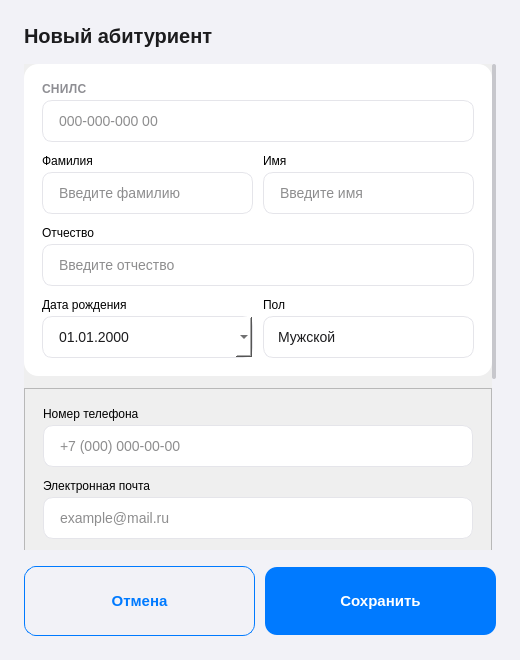
<?xml version="1.0" encoding="UTF-8"?>
<ui version="4.0">
 <class>ApplicantDialog</class>
 <widget class="QDialog" name="ApplicantDialog">
  <property name="geometry">
   <rect>
    <x>0</x>
    <y>0</y>
    <width>520</width>
    <height>660</height>
   </rect>
  </property>
  <property name="windowTitle">
   <string>Абитуриент</string>
  </property>
  <property name="styleSheet">
   <string notr="true">

QDialog {
    background-color: #F2F2F7;
}

QLabel#dialogTitle {
    font-family: -apple-system, "SF Pro Display", "Helvetica Neue", sans-serif;
    font-size: 20px;
    font-weight: 700;
    color: #1C1C1E;
}

QLabel#fieldLabel {
    font-family: -apple-system, "SF Pro Text", "Helvetica Neue", sans-serif;
    font-size: 12px;
    font-weight: 600;
    color: #8E8E93;
    letter-spacing: 0.3px;
}

QLineEdit, QDateEdit, QComboBox {
    background-color: #FFFFFF;
    border: 1px solid #E5E5EA;
    border-radius: 10px;
    padding: 10px 14px;
    font-family: -apple-system, "SF Pro Text", "Helvetica Neue", sans-serif;
    font-size: 14px;
    color: #1C1C1E;
    min-height: 20px;
}

QLineEdit:focus, QDateEdit:focus, QComboBox:focus {
    border-color: #007AFF;
}

QLineEdit::placeholder {
    color: #C7C7CC;
}

QDateEdit::up-button, QDateEdit::down-button {
    width: 0px;
}

QComboBox::drop-down {
    border: none;
    width: 24px;
}

QComboBox QAbstractItemView {
    background-color: #FFFFFF;
    border: 1px solid #E5E5EA;
    border-radius: 10px;
    selection-background-color: #EAF3FF;
    selection-color: #1C1C1E;
    font-family: -apple-system, "SF Pro Text", "Helvetica Neue", sans-serif;
    font-size: 14px;
    padding: 4px;
}

QFrame#formCard {
    background-color: #FFFFFF;
    border-radius: 14px;
    border: none;
}

QPushButton#saveBtn {
    background-color: #007AFF;
    color: #FFFFFF;
    border: none;
    border-radius: 12px;
    padding: 12px 0px;
    font-family: -apple-system, "SF Pro Text", "Helvetica Neue", sans-serif;
    font-size: 15px;
    font-weight: 600;
    min-height: 44px;
}

QPushButton#saveBtn:hover {
    background-color: #0066CC;
}

QPushButton#cancelBtn {
    background-color: transparent;
    color: #007AFF;
    border: 1px solid #007AFF;
    border-radius: 12px;
    padding: 12px 0px;
    font-family: -apple-system, "SF Pro Text", "Helvetica Neue", sans-serif;
    font-size: 15px;
    font-weight: 500;
    min-height: 44px;
}

QPushButton#cancelBtn:hover {
    background-color: #F0F7FF;
}

QScrollArea {
    border: none;
    background-color: transparent;
}

QScrollBar:vertical {
    background: transparent;
    width: 4px;
}

QScrollBar::handle:vertical {
    background: #C7C7CC;
    border-radius: 2px;
}

QScrollBar::add-line:vertical, QScrollBar::sub-line:vertical {
    height: 0px;
}
   </string>
  </property>

  <layout class="QVBoxLayout" name="dialogLayout">
   <property name="spacing"><number>16</number></property>
   <property name="leftMargin"><number>24</number></property>
     <property name="topMargin"><number>24</number></property>
     <property name="rightMargin"><number>24</number></property>
     <property name="bottomMargin"><number>24</number></property>

   <!-- Title -->
   <item>
    <widget class="QLabel" name="dialogTitle">
     <property name="text"><string>Новый абитуриент</string></property>
    </widget>
   </item>

   <!-- Scroll Area -->
   <item>
    <widget class="QScrollArea" name="scrollArea">
     <property name="widgetResizable"><bool>true</bool></property>
     <property name="horizontalScrollBarPolicy">
      <enum>Qt::ScrollBarAlwaysOff</enum>
     </property>
     <widget class="QWidget" name="scrollContent">
      <layout class="QVBoxLayout" name="scrollLayout">
       <property name="spacing"><number>12</number></property>
       <property name="leftMargin"><number>0</number></property>
     <property name="topMargin"><number>0</number></property>
     <property name="rightMargin"><number>0</number></property>
     <property name="bottomMargin"><number>0</number></property>

       <!-- Card: Личные данные -->
       <item>
        <widget class="QFrame" name="formCard">
         <property name="frameShape"><enum>QFrame::StyledPanel</enum></property>
         <layout class="QVBoxLayout">
          <property name="leftMargin"><number>18</number></property>
     <property name="topMargin"><number>18</number></property>
     <property name="rightMargin"><number>18</number></property>
     <property name="bottomMargin"><number>18</number></property>
          <property name="spacing"><number>12</number></property>

          <!-- СНИЛС -->
          <item>
           <layout class="QVBoxLayout">
            <property name="spacing"><number>4</number></property>
            <item>
             <widget class="QLabel" name="fieldLabel">
              <property name="text"><string>СНИЛС</string></property>
             </widget>
            </item>
            <item>
             <widget class="QLineEdit" name="editSnils">
              <property name="placeholderText"><string>000-000-000 00</string></property>
              <property name="maxLength"><number>14</number></property>
             </widget>
            </item>
           </layout>
          </item>

          <!-- Фамилия / Имя -->
          <item>
           <layout class="QHBoxLayout">
            <property name="spacing"><number>10</number></property>
            <item>
             <layout class="QVBoxLayout">
              <property name="spacing"><number>4</number></property>
              <item>
               <widget class="QLabel" name="fieldLabel">
                <property name="text"><string>Фамилия</string></property>
               </widget>
              </item>
              <item>
               <widget class="QLineEdit" name="editLastName">
                <property name="placeholderText"><string>Введите фамилию</string></property>
               </widget>
              </item>
             </layout>
            </item>
            <item>
             <layout class="QVBoxLayout">
              <property name="spacing"><number>4</number></property>
              <item>
               <widget class="QLabel" name="fieldLabel">
                <property name="text"><string>Имя</string></property>
               </widget>
              </item>
              <item>
               <widget class="QLineEdit" name="editFirstName">
                <property name="placeholderText"><string>Введите имя</string></property>
               </widget>
              </item>
             </layout>
            </item>
           </layout>
          </item>

          <!-- Отчество -->
          <item>
           <layout class="QVBoxLayout">
            <property name="spacing"><number>4</number></property>
            <item>
             <widget class="QLabel" name="fieldLabel">
              <property name="text"><string>Отчество</string></property>
             </widget>
            </item>
            <item>
             <widget class="QLineEdit" name="editMiddleName">
              <property name="placeholderText"><string>Введите отчество</string></property>
             </widget>
            </item>
           </layout>
          </item>

          <!-- Дата рождения / Пол -->
          <item>
           <layout class="QHBoxLayout">
            <property name="spacing"><number>10</number></property>
            <item>
             <layout class="QVBoxLayout">
              <property name="spacing"><number>4</number></property>
              <item>
               <widget class="QLabel" name="fieldLabel">
                <property name="text"><string>Дата рождения</string></property>
               </widget>
              </item>
              <item>
               <widget class="QDateEdit" name="editBirthDate">
                <property name="calendarPopup"><bool>true</bool></property>
                <property name="displayFormat"><string>dd.MM.yyyy</string></property>
               </widget>
              </item>
             </layout>
            </item>
            <item>
             <layout class="QVBoxLayout">
              <property name="spacing"><number>4</number></property>
              <item>
               <widget class="QLabel" name="fieldLabel">
                <property name="text"><string>Пол</string></property>
               </widget>
              </item>
              <item>
               <widget class="QComboBox" name="comboGender">
                <item><property name="text"><string>Мужской</string></property></item>
                <item><property name="text"><string>Женский</string></property></item>
               </widget>
              </item>
             </layout>
            </item>
           </layout>
          </item>

         </layout>
        </widget>
       </item>

       <!-- Card: Контакты -->
       <item>
        <widget class="QFrame" name="formCard">
         <property name="frameShape"><enum>QFrame::StyledPanel</enum></property>
         <layout class="QVBoxLayout">
          <property name="leftMargin"><number>18</number></property>
     <property name="topMargin"><number>18</number></property>
     <property name="rightMargin"><number>18</number></property>
     <property name="bottomMargin"><number>18</number></property>
          <property name="spacing"><number>12</number></property>

          <!-- Телефон -->
          <item>
           <layout class="QVBoxLayout">
            <property name="spacing"><number>4</number></property>
            <item>
             <widget class="QLabel" name="fieldLabel">
              <property name="text"><string>Номер телефона</string></property>
             </widget>
            </item>
            <item>
             <widget class="QLineEdit" name="editPhone">
              <property name="placeholderText"><string>+7 (000) 000-00-00</string></property>
             </widget>
            </item>
           </layout>
          </item>

          <!-- Email -->
          <item>
           <layout class="QVBoxLayout">
            <property name="spacing"><number>4</number></property>
            <item>
             <widget class="QLabel" name="fieldLabel">
              <property name="text"><string>Электронная почта</string></property>
             </widget>
            </item>
            <item>
             <widget class="QLineEdit" name="editEmail">
              <property name="placeholderText"><string>example@mail.ru</string></property>
             </widget>
            </item>
           </layout>
          </item>

          <!-- Адрес -->
          <item>
           <layout class="QVBoxLayout">
            <property name="spacing"><number>4</number></property>
            <item>
             <widget class="QLabel" name="fieldLabel">
              <property name="text"><string>Адрес</string></property>
             </widget>
            </item>
            <item>
             <widget class="QLineEdit" name="editAddress">
              <property name="placeholderText"><string>Город, улица, дом</string></property>
             </widget>
            </item>
           </layout>
          </item>

         </layout>
        </widget>
       </item>

       <!-- Card: Документы -->
       <item>
        <widget class="QFrame" name="formCard">
         <property name="frameShape"><enum>QFrame::StyledPanel</enum></property>
         <layout class="QVBoxLayout">
          <property name="leftMargin"><number>18</number></property>
     <property name="topMargin"><number>18</number></property>
     <property name="rightMargin"><number>18</number></property>
     <property name="bottomMargin"><number>18</number></property>
          <property name="spacing"><number>12</number></property>

          <!-- Паспортные данные -->
          <item>
           <layout class="QVBoxLayout">
            <property name="spacing"><number>4</number></property>
            <item>
             <widget class="QLabel" name="fieldLabel">
              <property name="text"><string>Паспортные данные</string></property>
             </widget>
            </item>
            <item>
             <widget class="QLineEdit" name="editPassport">
              <property name="placeholderText"><string>Серия и номер паспорта</string></property>
             </widget>
            </item>
           </layout>
          </item>

          <!-- Мед. справка -->
          <item>
           <layout class="QVBoxLayout">
            <property name="spacing"><number>4</number></property>
            <item>
             <widget class="QLabel" name="fieldLabel">
              <property name="text"><string>Медицинская справка</string></property>
             </widget>
            </item>
            <item>
             <widget class="QLineEdit" name="editMedical">
              <property name="placeholderText"><string>Номер справки</string></property>
             </widget>
            </item>
           </layout>
          </item>

         </layout>
        </widget>
       </item>

       <item>
        <spacer>
         <property name="orientation"><enum>Qt::Vertical</enum></property>
         <property name="sizeHint"><size><width>20</width><height>8</height></size></property>
        </spacer>
       </item>

      </layout>
     </widget>
    </widget>
   </item>

   <!-- Buttons -->
   <item>
    <layout class="QHBoxLayout" name="btnLayout">
     <property name="spacing"><number>10</number></property>
     <item>
      <widget class="QPushButton" name="cancelBtn">
       <property name="text"><string>Отмена</string></property>
      </widget>
     </item>
     <item>
      <widget class="QPushButton" name="saveBtn">
       <property name="text"><string>Сохранить</string></property>
      </widget>
     </item>
    </layout>
   </item>

  </layout>
 </widget>

 <resources/>
 <connections>
  <connection>
   <sender>saveBtn</sender>
   <signal>clicked()</signal>
   <receiver>ApplicantDialog</receiver>
   <slot>accept()</slot>
  </connection>
  <connection>
   <sender>cancelBtn</sender>
   <signal>clicked()</signal>
   <receiver>ApplicantDialog</receiver>
   <slot>reject()</slot>
  </connection>
 </connections>
</ui>
